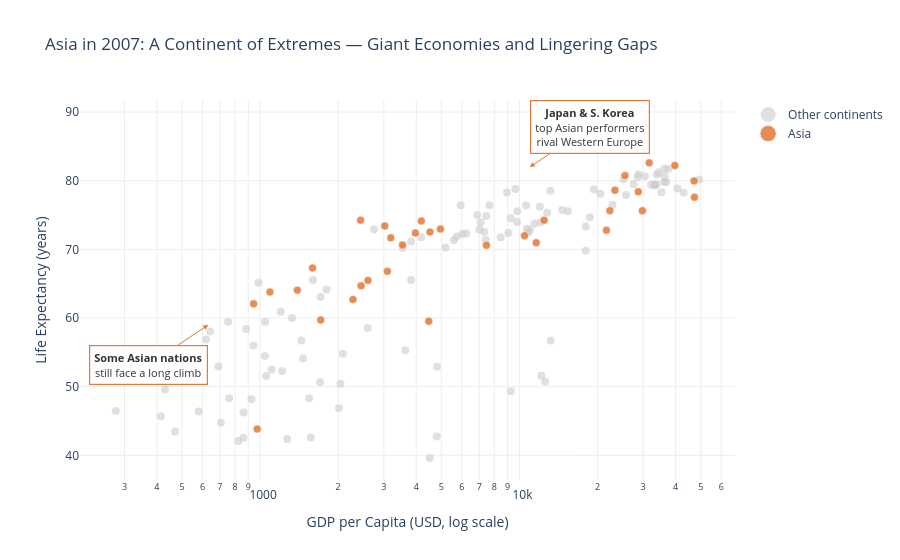

Notebook cell for this chart:
### Markdown cell above
## Task 2 — Bubble chart: tell a story

**What to build:** A bubble chart (full 2007 dataset, all countries) where:
- x = GDP per capita (log scale)
- y = life expectancy
- size = population
- colour = ONE continent highlighted (your choice), all others grey
- At least one annotation explaining the highlighted group's story

> This is the grey-and-highlight technique applied to a bubble chart.

### Code cell
# Task 2
# YOUR CODE HERE
import plotly.graph_objects as go
df_2007 = df[df['year'] == 2007].copy()

HIGHLIGHT = 'Asia'

df_grey  = df_2007[df_2007['continent'] != HIGHLIGHT]
df_color = df_2007[df_2007['continent'] == HIGHLIGHT]

fig2 = go.Figure()

fig2.add_trace(go.Scatter(
    x=df_grey['gdpPercap'],
    y=df_grey['lifeExp'],
    mode='markers',
    name='Other continents',
    text=df_grey['country'],
    hovertemplate=(
        '<b>%{text}</b><br>'
        'GDP/cap: $%{x:,.0f}<br>'
        'Life exp: %{y:.1f} yrs<extra></extra>'
    ),
    marker=dict(
        size=df_grey['pop'] / 1_500_000,  
        sizemode='area',
        sizeref=2. * df_2007['pop'].max() / (40 ** 2),  
        sizemin=4,
        color='#cccccc',
        opacity=0.6,
        line=dict(width=0),
    )
))

fig2.add_trace(go.Scatter(
    x=df_color['gdpPercap'],
    y=df_color['lifeExp'],
    mode='markers',
    name='Asia',
    text=df_color['country'],
    hovertemplate=(
        '<b>%{text}</b><br>'
        'GDP/cap: $%{x:,.0f}<br>'
        'Life exp: %{y:.1f} yrs<extra></extra>'
    ),
    marker=dict(
        size=df_color['pop'] / 1_500_000,
        sizemode='area',
        sizeref=2. * df_2007['pop'].max() / (40 ** 2),
        sizemin=4,
        color='#e07b39',   
        opacity=0.85,
        line=dict(width=0.5, color='white'),
    )
))

fig2.update_xaxes(
    type='log',
    title='GDP per Capita (USD, log scale)',
    showgrid=True, gridcolor='#eeeeee'
)
fig2.update_yaxes(
    title='Life Expectancy (years)',
    showgrid=True, gridcolor='#eeeeee'
)

# --- Annotation: story insight ---
fig2.add_annotation(
    x=4.04,            
    y=82,
    text="<b>Japan & S. Korea</b><br>top Asian performers<br>rival Western Europe",
    showarrow=True,
    arrowhead=2,
    arrowcolor='#e07b39',
    ax=60, ay=-40,
    font=dict(size=11, color='#333'),
    bgcolor='rgba(255,255,255,0.8)',
    bordercolor='#e07b39',
    borderwidth=1.2,
    borderpad=4,
)

fig2.add_annotation(
    x=2.8,             
    y=59,
    text="<b>Some Asian nations</b><br>still face a long climb",
    showarrow=True,
    arrowhead=2,
    arrowcolor='#e07b39',
    ax=-60, ay=40,
    font=dict(size=11, color='#333'),
    bgcolor='rgba(255,255,255,0.8)',
    bordercolor='#e07b39',
    borderwidth=1.2,
    borderpad=4,
)

fig2.update_layout(
    title="Asia in 2007: A Continent of Extremes — Giant Economies and Lingering Gaps",  # insight title
    plot_bgcolor='white',
    legend=dict(title=''),
)

fig2.show()

### Figure 1 — Plotly figure (JSON) as saved in the notebook; plotly's stock layout.template omitted (floating-point values rounded to 4 significant figures)
{"data": [{"hovertemplate": "<b>%{text}</b><br>GDP/cap: $%{x:,.0f}<br>Life exp: %{y:.1f} yrs<extra></extra>", "marker": {"color": "#cccccc", "line": {"width": 0}, "opacity": 0.6, "size": [2.4, 22.22, 8.28, 26.87, 13.62, 5.467, 6.928, 5.386, 6.079, 3.035, 1.093, 126.7, 4.882, 9.551, 5.594, 11.8, 22.26, 2.913, 6.826, 10.86, 29.49, 0.474, 43.07, 2.534, 2.756, 12.01, 2.996, 7.611, 6.819, 3.645, 0.3309, 6.213, 9.17, 53.51, 4.626, 0.3675, 3.271, 51.01, 3.492, 40.72, 0.9699, 1.126, 54.93, 15.25, 7.138, 8.382, 6.632, 0.9814, 5.669, 4.989, 6.637, 0.2013, 2.739, 38.77, 1.853, 23.74, 1.342, 2.129, 4.025, 12.78, 8.885, 8.021, 2.18, 0.8339, 72.47, 0.4565, 22.5, 13.3, 1.37, 11.05, 2.744, 3.784, 8.597, 90.02, 3.085, 2.161, 4.445, 19.12, 25.68, 7.095, 2.628, 0.5321, 14.85, 5.907, 0.1331, 8.178, 6.767, 4.096, 3.632, 1.339, 6.079, 29.33, 26.97, 28.2, 0.7554, 6.021, 5.036, 25.43, 3.801, 0.7044, 6.851, 47.44, 19.45, 40.52, 200.8, 2.298, 17.39, 7.831, 8.207], "sizemin": 4, "sizemode": "area", "sizeref": 1648000.0}, "mode": "markers", "name": "Other continents", "text": ["Albania", "Algeria", "Angola", "Argentina", "Australia", "Austria", "Belgium", "Benin", "Bolivia", "Bosnia and Herzegovina", "Botswana", "Brazil", "Bulgaria", "Burkina Faso", "Burundi", "Cameroon", "Canada", "Central African Republic", "Chad", "Chile", "Colombia", "Comoros", "Congo, Dem. Rep.", "Congo, Rep.", "Costa Rica", "Cote d'Ivoire", "Croatia", "Cuba", "Czech Republic", "Denmark", "Djibouti", "Dominican Republic", "Ecuador", "Egypt", "El Salvador", "Equatorial Guinea", "Eritrea", "Ethiopia", "Finland", "France", "Gabon", "Gambia", "Germany", "Ghana", "Greece", "Guatemala", "Guinea", "Guinea-Bissau", "Haiti", "Honduras", "Hungary", "Iceland", "Ireland", "Italy", "Jamaica", "Kenya", "Lesotho", "Liberia", "Libya", "Madagascar", "Malawi", "Mali", "Mauritania", "Mauritius", "Mexico", "Montenegro", "Morocco", "Mozambique", "Namibia", "Netherlands", "New Zealand", "Nicaragua", "Niger", "Nigeria", "Norway", "Panama", "Paraguay", "Peru", "Poland", "Portugal", "Puerto Rico", "Reunion", "Romania", "Rwanda", "Sao Tome and Principe", "Senegal", "Serbia", "Sierra Leone", "Slovak Republic", "Slovenia", "Somalia", "South Africa", "Spain", "Sudan", "Swaziland", "Sweden", "Switzerland", "Tanzania", "Togo", "Trinidad and Tobago", "Tunisia", "Turkey", "Uganda", "United Kingdom", "United States", "Uruguay", "Venezuela", "Zambia", "Zimbabwe"], "type": "scatter", "x": [5937.0, 6223.0, 4797.0, 12780.0, 34440.0, 36130.0, 33690.0, 1441.0, 3822.0, 7446.0, 12570.0, 9066.0, 10680.0, 1217.0, 430.1, 2042.0, 36320.0, 706.0, 1704.0, 13170.0, 7007.0, 986.1, 277.6, 3633.0, 9645.0, 1545.0, 14620.0, 8948.0, 22830.0, 35280.0, 2082.0, 6025.0, 6873.0, 5581.0, 5728.0, 12150.0, 641.4, 690.8, 33210.0, 30470.0, 13210.0, 752.7, 32170.0, 1328.0, 27540.0, 5186.0, 942.7, 579.2, 1202.0, 3548.0, 18010.0, 36180.0, 40680.0, 28570.0, 7321.0, 1463.0, 1569.0, 414.5, 12060.0, 1045.0, 759.3, 1043.0, 1803.0, 10960.0, 11980.0, 9254.0, 3820.0, 823.7, 4811.0, 36800.0, 25190.0, 2749.0, 619.7, 2014.0, 49360.0, 9809.0, 4173.0, 7409.0, 15390.0, 20510.0, 19330.0, 7670.0, 10810.0, 863.1, 1598.0, 1712.0, 9787.0, 862.5, 18680.0, 25770.0, 926.1, 9270.0, 28820.0, 2602.0, 4513.0, 33860.0, 37510.0, 1107.0, 883.0, 18010.0, 7093.0, 8458.0, 1056.0, 33200.0, 42950.0, 10610.0, 11420.0, 1271.0, 469.7], "y": [76.42, 72.3, 42.73, 75.32, 81.23, 79.83, 79.44, 56.73, 65.55, 74.85, 50.73, 72.39, 73.0, 52.3, 49.58, 50.43, 80.65, 44.74, 50.65, 78.55, 72.89, 65.15, 46.46, 55.32, 78.78, 48.33, 75.75, 78.27, 76.49, 78.33, 54.79, 72.23, 74.99, 71.34, 71.88, 51.58, 58.04, 52.95, 79.31, 80.66, 56.73, 59.45, 79.41, 60.02, 79.48, 70.26, 56.01, 46.39, 60.92, 70.2, 73.34, 81.76, 78.89, 80.55, 72.57, 54.11, 42.59, 45.68, 73.95, 59.44, 48.3, 54.47, 64.16, 72.8, 76.19, 74.54, 71.16, 42.08, 52.91, 79.76, 80.2, 72.9, 56.87, 46.86, 80.2, 75.54, 71.75, 71.42, 75.56, 78.1, 78.75, 76.44, 72.48, 46.24, 65.53, 63.06, 74.0, 42.57, 74.66, 77.93, 48.16, 49.34, 80.94, 58.56, 39.61, 80.88, 81.7, 52.52, 58.42, 69.82, 73.92, 71.78, 51.54, 79.42, 78.24, 76.38, 73.75, 42.38, 43.49]}, {"hovertemplate": "<b>%{text}</b><br>GDP/cap: $%{x:,.0f}<br>Life exp: %{y:.1f} yrs<extra></extra>", "marker": {"color": "#e07b39", "line": {"color": "white", "width": 0.5}, "opacity": 0.85, "size": [21.26, 0.4724, 100.3, 9.421, 879.1, 4.654, 740.3, 149.0, 46.3, 18.33, 4.284, 84.98, 4.035, 15.53, 32.7, 1.67, 2.614, 16.55, 1.916, 31.84, 19.27, 2.137, 112.8, 60.72, 18.4, 3.035, 13.59, 12.88, 15.45, 43.38, 56.84, 2.679, 14.81], "sizemin": 4, "sizemode": "area", "sizeref": 1648000.0}, "mode": "markers", "name": "Asia", "text": ["Afghanistan", "Bahrain", "Bangladesh", "Cambodia", "China", "Hong Kong, China", "India", "Indonesia", "Iran", "Iraq", "Israel", "Japan", "Jordan", "Korea, Dem. Rep.", "Korea, Rep.", "Kuwait", "Lebanon", "Malaysia", "Mongolia", "Myanmar", "Nepal", "Oman", "Pakistan", "Philippines", "Saudi Arabia", "Singapore", "Sri Lanka", "Syria", "Taiwan", "Thailand", "Vietnam", "West Bank and Gaza", "Yemen, Rep."], "type": "scatter", "x": [974.6, 29800.0, 1391.0, 1714.0, 4959.0, 39720.0, 2452.0, 3541.0, 11610.0, 4471.0, 25520.0, 31660.0, 4519.0, 1593.0, 23350.0, 47310.0, 10460.0, 12450.0, 3096.0, 944.0, 1091.0, 22320.0, 2606.0, 3190.0, 21650.0, 47140.0, 3970.0, 4185.0, 28720.0, 7458.0, 2442.0, 3025.0, 2281.0], "y": [43.83, 75.64, 64.06, 59.72, 72.96, 82.21, 64.7, 70.65, 70.96, 59.55, 80.75, 82.6, 72.53, 67.3, 78.62, 77.59, 71.99, 74.24, 66.8, 62.07, 63.78, 75.64, 65.48, 71.69, 72.78, 79.97, 72.4, 74.14, 78.4, 70.62, 74.25, 73.42, 62.7]}], "layout": {"annotations": [{"arrowcolor": "#e07b39", "arrowhead": 2, "ax": 60, "ay": -40, "bgcolor": "rgba(255,255,255,0.8)", "bordercolor": "#e07b39", "borderpad": 4, "borderwidth": 1.2, "font": {"color": "#333", "size": 11}, "showarrow": true, "text": "<b>Japan & S. Korea</b><br>top Asian performers<br>rival Western Europe", "x": 4.04, "y": 82}, {"arrowcolor": "#e07b39", "arrowhead": 2, "ax": -60, "ay": 40, "bgcolor": "rgba(255,255,255,0.8)", "bordercolor": "#e07b39", "borderpad": 4, "borderwidth": 1.2, "font": {"color": "#333", "size": 11}, "showarrow": true, "text": "<b>Some Asian nations</b><br>still face a long climb", "x": 2.8, "y": 59}], "legend": {"title": {"text": ""}}, "plot_bgcolor": "white", "title": {"text": "Asia in 2007: A Continent of Extremes — Giant Economies and Lingering Gaps"}, "xaxis": {"gridcolor": "#eeeeee", "showgrid": true, "title": {"text": "GDP per Capita (USD, log scale)"}, "type": "log"}, "yaxis": {"gridcolor": "#eeeeee", "showgrid": true, "title": {"text": "Life Expectancy (years)"}}}}
